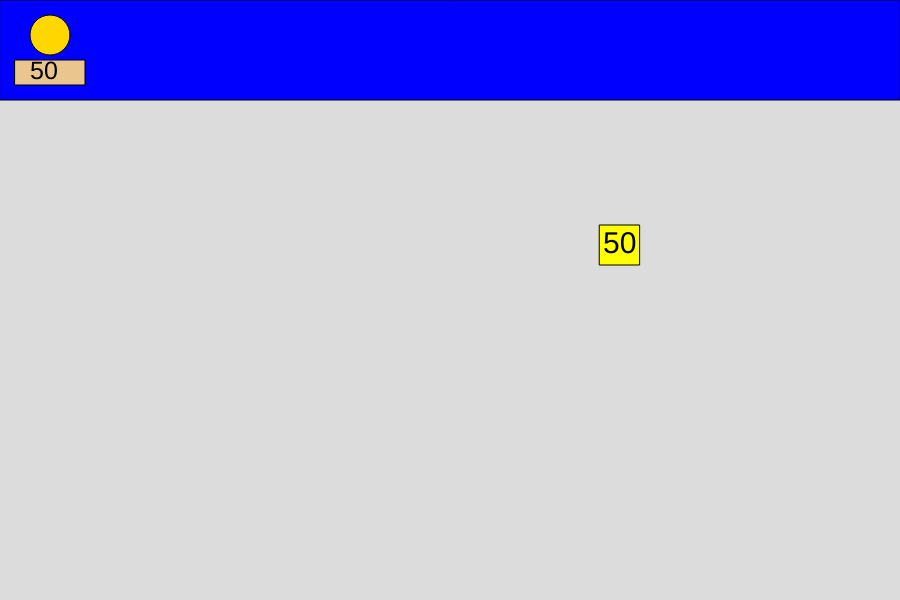
Frame 1 (no input)
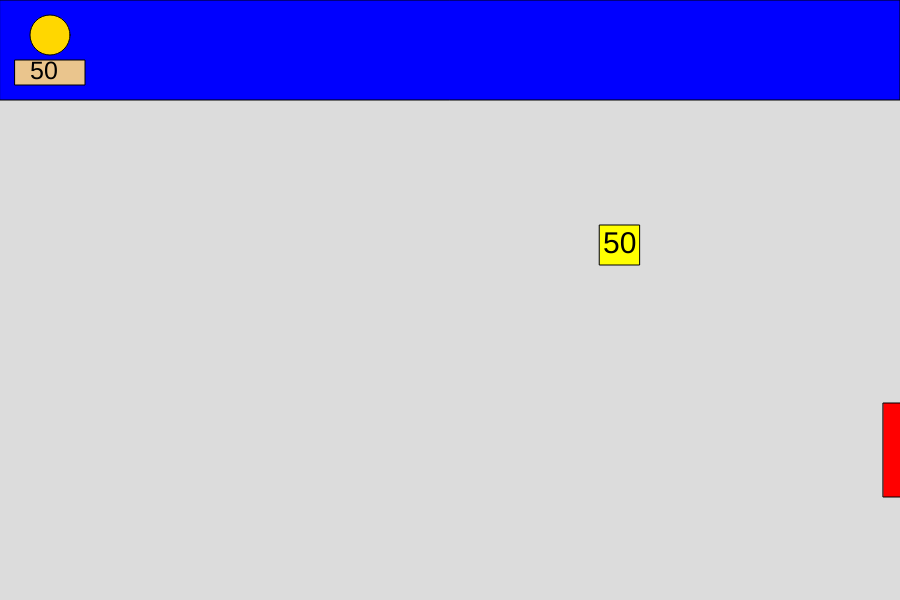
Frame 60 (no input)
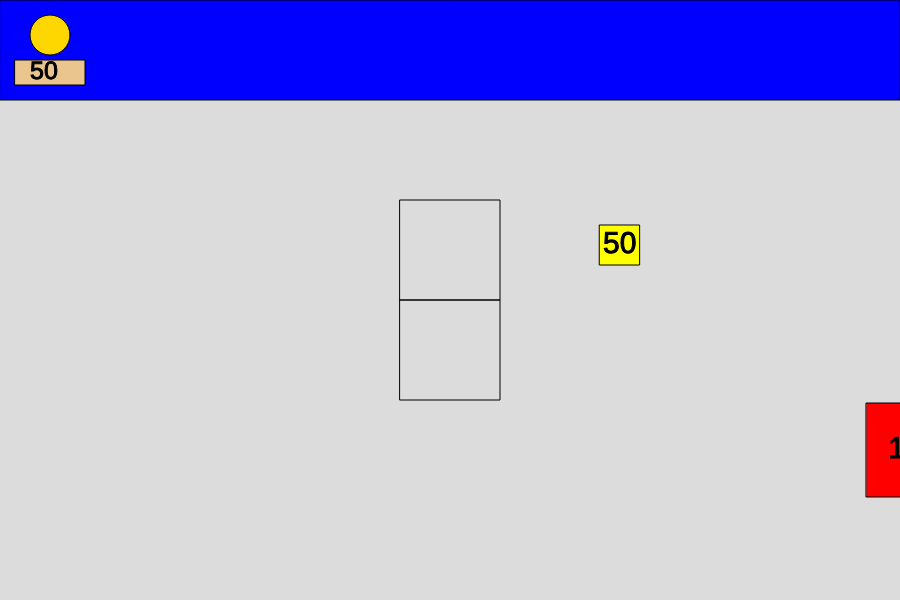
Frame 120 (the mouse pressed at the canvas centre since frame 60)

The p5.js sketch that drew these frames (run headless with seeded random() and noise() and a simulated clock; from frame 60 on, the mouse is pressed at the canvas centre):

// p5.js sketch
// ── sketch.js
let cellSize = 100;
let cellGap = 3;
let gameGrid = [];
let plants = [];
let zombies = [];
let numberOfSuns = 50;
let frame = 0;
let zombiesInterval = 900;
let zombiesPerLevel = 15;
let zombiesKilled = 0;
let zombiesSpawn = 0;
let gameOver = false;
let zombiePositions = [];
let projectiles = [];
let suns = [];
let controlsBar;
/*
zombi comun: 100 de vida
zombi caracono: 280 de vida
zombi caracubo: 340 de vida
zombistein: 800 de vida
*/ 
/*
Girasol: Te da 25 de soles
Lanzaguisantes: Dispara 1 guisante cada 1 segundo
Patatapum: Explosivo que se arma en 15 segundos y hace 400 de daño
Nuez: Planta defensiva con una salud de 900
Repetidora: Dispara 2 guisantes cada 1 segundo
*/

function setup() {
  createCanvas(900, 600);
  controlsBar = { width: width, height: cellSize };
  createGrid();
}

function draw() {
  background(220);
  fill('blue');
  rect(0, 0, controlsBar.width, controlsBar.height);
  handleGameGrid();
  handlePlants();
  handleZombies();
  handleProjectiles();
  handleSuns();
  handleGameStatus();
  frame++;
}

class Cell {
  constructor(x, y) {
    this.x = x;
    this.y = y;
    this.width = cellSize;
    this.height = cellSize;
  }
  draw() {
    if (mouseX && mouseY && collision(this, { x: mouseX, y: mouseY, width: 0.1, height: 0.1 })) {
      stroke('black');
      noFill();
      rect(this.x, this.y, this.width, this.height);
    }
  }
}

function createGrid() {
  for (let y = cellSize; y < height; y += cellSize) {
    for (let x = 0; x < width; x += cellSize) {
      gameGrid.push(new Cell(x, y));
    }
  }
}

function handleGameGrid() {
  for (let cell of gameGrid) {
    cell.draw();
  }
}

class Plant {
  constructor(x, y) {
    this.x = x;
    this.y = y;
    this.width = cellSize - (cellGap * 2);
    this.height = cellSize - (cellGap * 2);
    this.shooting = false;
    this.health = 100;
    this.timer = 0;
  }
  draw() {
    fill('blue');
    rect(this.x, this.y, this.width, this.height);
    fill('gold');
    textSize(30);
    textAlign(CENTER, CENTER);
    text(floor(this.health), this.x + this.width / 2, this.y + this.height / 2);
  }
  update() {
    if (this.shooting) {
      this.timer++;
      if (this.timer % 30 === 0) {
        projectiles.push(new Projectile(this.x + 70, this.y + 25));
      }
    } else {
      this.timer = 0;
    }
  }
}

function mousePressed() {
  let gridPositionX = floor(mouseX / cellSize) * cellSize + cellGap;
  let gridPositionY = floor(mouseY / cellSize) * cellSize + cellGap;
  if (gridPositionY < cellSize) return;
  for (let plant of plants) {
    if (plant.x === gridPositionX && plant.y === gridPositionY) return;
  }
  let plantCost = 100;
  if (numberOfSuns >= plantCost) {
    plants.push(new Plant(gridPositionX, gridPositionY));
    numberOfSuns -= plantCost;
  }
}

function handlePlants() {
  for (let plant of plants) {
    plant.draw();
    plant.update();
    if (zombiePositions.indexOf(plant.y) !== -1) {
      plant.shooting = true;
    } else {
      plant.shooting = false;
    }
    for (let zombie of zombies) {
      if (collision(plant, zombie)) {
        zombie.movement = 0;
        plant.health -= 0.5;
      }
      if (plant.health <= 0) {
        plants.splice(plants.indexOf(plant), 1);
        zombie.movement = zombie.speed;
      }
    }
  }
}

class Zombie {
  constructor(verticalPosition) {
    this.x = width;
    this.y = verticalPosition;
    this.width = cellSize - cellGap * 2;
    this.height = cellSize - cellGap * 2;
    this.speed = random(0.2, 0.6);
    this.movement = this.speed;
    this.health = 100;
    this.maxHealth = this.health;
  }
  update() {
    this.x -= this.movement;
  }
  draw() {
    fill('red');
    rect(this.x, this.y, this.width, this.height);
    fill('black');
    textSize(30);
    textAlign(CENTER, CENTER);
    text(floor(this.health), this.x + this.width / 2, this.y + this.height / 2);
  }
}

function handleZombies() {
  for (let zombie of zombies) {
    zombie.update();
    zombie.draw();
    if (zombie.x < -cellSize) {
      gameOver = true;
    }
    if (zombie.health <= 0) {
      let index = zombies.indexOf(zombie);
      zombies.splice(index, 1);
      zombiesKilled++;
      zombiePositions.splice(zombiePositions.indexOf(zombie.y), 1);
    }
  }
  if (frame % zombiesInterval === 0 && zombiesSpawn < zombiesPerLevel) {
    let verticalPosition = floor(random(1, 6)) * cellSize + cellGap;
    zombies.push(new Zombie(verticalPosition));
    zombiesSpawn++;
    zombiePositions.push(verticalPosition);
    if (zombiesInterval > 120) zombiesInterval -= 40;
  }
}

class Projectile {
  constructor(x, y) {
    this.x = x;
    this.y = y;
    this.width = 10;
    this.height = 10;
    this.power = 10;
    this.speed = 7;
  }
  update() {
    this.x += this.speed;
  }
  draw() {
    fill('black');
    ellipse(this.x, this.y, this.width * 2, this.height * 2);
  }
}

function handleProjectiles() {
  for (let i = projectiles.length - 1; i >= 0; i--) {
    let projectile = projectiles[i];
    projectile.update();
    projectile.draw();

    for (let j = zombies.length - 1; j >= 0; j--) {
      let zombie = zombies[j];
      if (collision(projectile, zombie)) {
        zombie.health -= projectile.power;
        projectiles.splice(i, 1);
        break;
      }
    }

    if (projectile.x > width + 10) {
      projectiles.splice(i, 1);
    }
  }
}

class Sun {
  constructor() {
    this.x = random(width - cellSize);
    this.y = (floor(random(1, 6)) * cellSize) + 25;
    this.width = cellSize * 0.4;
    this.height = cellSize * 0.4;
    this.sun = random([25, 50]);
  }
  draw() {
    fill('yellow');
    rect(this.x, this.y, this.width, this.height);
    fill('black');
    textSize(30);
    textAlign(CENTER, CENTER);
    text(this.sun, this.x + this.width / 2, this.y + this.height / 2);
  }
}

function handleSuns() {
  if (frame % 200 === 0) {
    suns.push(new Sun());
  }
  for (let i = suns.length - 1; i >= 0; i--) {
    let sun = suns[i];
    sun.draw();
    if (mouseX && mouseY && collision(sun, { x: mouseX, y: mouseY, width: 0.1, height: 0.1 })) {
      numberOfSuns += sun.sun;
      suns.splice(i, 1);
    }
  }
}

function handleGameStatus() {
  fill('gold');
  ellipse(50, 35, 40, 40);
  fill('rgb(234, 197, 141)');
  rect(15, 60, 70, 25);
  fill('black');
  textSize(25);
  textAlign(LEFT, CENTER);
  text(numberOfSuns, 30, 72);
  if (gameOver) {
    fill('black');
    textSize(90);
    textAlign(CENTER, CENTER);
    text("GAME OVER", width / 2, height / 2);
    noLoop();
  }
  if (zombies.length === 0 && zombiesKilled === zombiesPerLevel) {
    // Siguiente nivel
    console.log("Ganaste, pasa al siguiente nivel");
  }
}

function collision(first, second) {
  return !(
    first.x > second.x + second.width ||
    first.x + first.width < second.x ||
    first.y > second.y + second.height ||
    first.y + first.height < second.y
  );
}

function windowResized() {
  let canvasPosition = canvas.getBoundingClientRect();
}

// ── style.css
body {
	background: black;
}
canvas {
	position: absolute;
	top: 50%;
	left: 50%;
	transform: translate(-50%, -50%);
	width: 900px;
	height: 600px;
	background: white;
}
